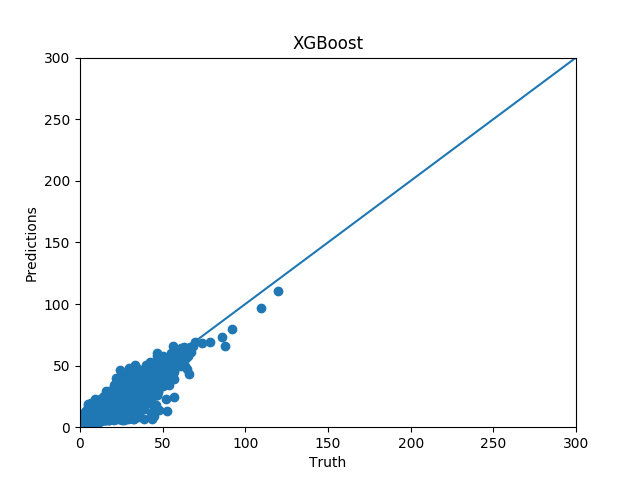

Generate this figure with Python:
import xgboost as xgb
import h5py
import numpy as np
import HDF5Dataset
import matplotlib.pyplot as plt

trainDataset = "/home/erynqian/10701/19F10701_Project/testData/sampled/first365.hdf5"
evalDataset = "/home/erynqian/10701/19F10701_Project/testData/sampled/first50.hdf5"

files = []

# Load training dataset
train_dset = HDF5Dataset.HDF5Dataset(trainDataset)
train_data, train_label = train_dset()
print(train_data.shape, train_label.shape)

# Load validation dataset
eval_dset = HDF5Dataset.HDF5Dataset(evalDataset)
eval_data, eval_label = eval_dset()
print(eval_data.shape, eval_label.shape)

# Initialize training inputs
dtrain = xgb.DMatrix(train_data, label=train_label)
dtest = xgb.DMatrix(eval_data, label=eval_label)
param = {'max_depth': 12, 'eta': 0.5, 
        'subsample': 0.9, 'booster' : 'gbtree',
        'lambda': 1., 'colsample_bytree': 0.9, 'early_stopping_rounds': 5,
        'objective': 'reg:squarederror', 'nthread': 4, 'eval_metric' : 'rmse'}
evallist = [(dtest, 'eval'), (dtrain, 'train')]

# Training
num_round = 50
result = {}
bst = xgb.train(param, dtrain, num_round, evallist, evals_result=result)
print(result)
bst.save_model('0001.model')
bst.dump_model('dump.raw.txt')

# Continue training the existing model
model_path = "/home/erynqian/10701/19F10701_Project/0001.model"
# bst = xgb.train(param, dtrain, 1, evallist, xgb_model=model_path)
for trainDataset in files:
    # Load training dataset
    hdf5_filename = trainDataset.split('.')[0] + '.hdf5'
    train_dset = HDF5Dataset.HDF5Dataset(hdf5_filename)
    train_data, train_label = train_dset()
    dtrain = xgb.DMatrix(train_data, label=train_label)
    evallist = [(dtest, 'eval'), (dtrain, 'train')]
    num_round = 100
    print("Start training on", trainDataset)
    bst = xgb.train(param, dtrain, num_round, evallist, xgb_model=model_path)

# Plot loss
eval_loss, train_loss = result['eval']['rmse'], result['train']['rmse']
it = list(range(len(eval_loss)))
# plt.plot(it, eval_loss)
plt.plot(it, train_loss)
plt.xlabel('Iterations')
plt.ylabel('RMSE loss')
plt.title('XGBoost loss over time')
plt.savefig('XGBoost_loss.png')

# Test
plt.figure()
ypred = bst.predict(dtrain, ntree_limit=bst.best_ntree_limit)
ytruth = train_dset.Y()
plt.scatter(ytruth[:10000], ypred[:10000])
plt.xlabel('Truth')
plt.ylabel('Predictions')
r = list(range(300))
plt.plot(r)
plt.xlim((0,300))
plt.ylim((0,300))
plt.title('XGBoost')
plt.savefig('XGBoost.png')


# Plotting
xgb.plot_importance(bst)
# xgb.plot_tree(bst, num_trees=2)